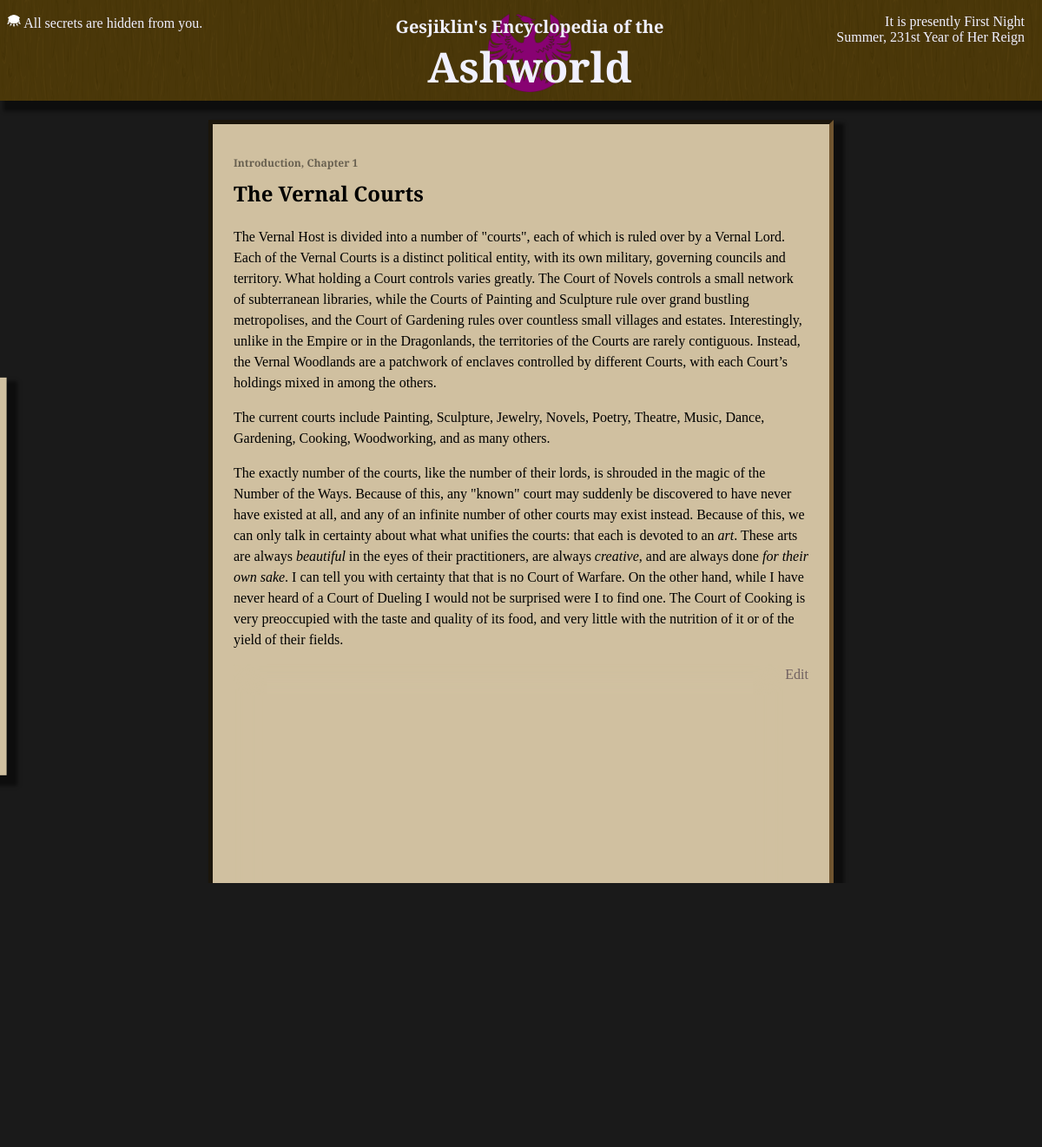
Screenshot of /The Vernal Courts-info with the database file from the repository.
### wiki/models.py (models this page shows, shortened)
class InfoPage(models.Model):
    short_title = models.CharField(max_length = 64, primary_key=True)
    def title(self):
        return self.short_title #self.full_title if self.full_title else self.short_title
    def prev_page(self):
        return InfoPage.objects.get(next_page = self)
    def _chapter(self):
        prev = self
        i = 0
        while True:
            try:
                prev = prev.prev_page()
            except InfoPage.DoesNotExist:
                break
            i += 1
        return (prev, i)
    def chapter(self):
        info, number = self._chapter()
        return "{}, Chapter {}".format(info.title(), number) if number > 0 else "Introduction"
    def is_secret(self):
        return len(self.text) == 0 and len(InfoSecret.objects.filter(page = self))
    def map_location(self):
        return MapLocation.objects.get(page = self)
    quote = models.TextField(blank = True)
    text = models.TextField(blank = True)
    next_page = models.ForeignKey(to='self', on_delete=models.SET_NULL, null=True, blank=True)

class MapLocation(models.Model):
    page = models.ForeignKey(to=InfoPage, on_delete=models.SET_DEFAULT, default=InfoPage.objects.get(pk = 'Introduction').pk)
    def title(self):
        return self.page.title()
    note = models.TextField(max_length = 64, blank=True)
    LOC_TYPES = [
        ('village', 'Small Village or Town'),
        ('city', 'Major City'),
        ('region', 'General Region')
    ]
    loc_type = models.TextField(max_length = max(len(i) for i,_ in LOC_TYPES), choices = LOC_TYPES, default = LOC_TYPES[0][0])
    x = models.IntegerField()
    y = models.IntegerField()

### wiki/views.py (the view)
# urls.py: path('', views.index, name='index'),
def index(request, **kwargs):
    template_name = "wiki/index.html"
    context = base_context(request)
    short_title = kwargs['pagetitle'] if ('pagetitle' in kwargs) else 'Introduction'
    info = get_object_or_404(InfoPage, short_title__iexact=short_title)
    context['info'] = info
    return render(request, template_name, context)

### wiki/templatetags/wiki_extras.py (called while the page is built, shortened)
@register.filter
def strongterms(value, terms, start_strong="<strong>", end_strong="</strong>"):
    if not terms:
        return mark_safe(value)

### wiki/views.py (called while the page is built)
def base_context(request):
    context = {}
    context['show_secrets'] = request.session.get('show_secrets', False)
    context['locations'] = MapLocation.objects.all()
    context['terms_str'] = request.GET.get('terms')
    context['terms'] = context['terms_str'].split(' ') if context['terms_str'] else []
    return context

### wiki/templates/wiki/index.html (shortened to what this page needs)
{% load static %}
{% load wiki_extras %}
<!DOCTYPE HTML>
<html>
<head>
    <link rel="stylesheet" type="text/css" href="{% static 'wiki/style.css' %}"/>
    {% block head %}
    <link rel="stylesheet" type="text/css" href="{% static 'wiki/info.css' %}"/>
    {% endblock %}
</head>
<body>
<div class="title">
    <image src="{% static 'wiki/Phoenix.png' %}" alt=""/>
    <span><h2>Gesjiklin's Encyclopedia of the</h2><h1>Ashworld</h1></span>
    <p id="secrets" class="left">
        <a href="{% url 'togglesecrets' %}?return={{request.path}}">
            <img id={% if show_secrets %}"alt"{% else %}"main"{% endif %} src="{% static 'wiki/closedEye.png' %}" alt="" height="16"/>
            {% if show_secrets %}
                You are viewing all secrets.
            {% else %}
                All secrets are hidden from you.
            {% endif %}
        </a>
    </p>
    <p id="datetime" class="right">
        It is presently HOUR SECTION <br/>
        Summer, 231st Year of Her Reign
    </p>
</div>
<div class="titlebuffer"></div>
<div class="sidebar">
</div>
<div class="content">
    {% block content %}
    <div class="textbox">
        <h3 class="chapter">{{ info.chapter }}</h3>
        <h2>
            {% if info.is_secret and not show_secrets %}
                <spawn class="secret">There are only secrets here.</span>
            {% else %}
                {{ info.title | safe }}
            {% endif %}
        </h2>
        <p>
            {{ info.text | strongterms:terms }}
        <a class="edit" href="{% url 'admin:wiki_infopage_change' info.pk %}">Edit</a>
        {% if info.map_location %}
            {% include 'wiki/map.html' %}
        {% endif %}
    </div>
    {% if info.prev_page %}
        <a id="prev" class="pageturn" href="{% url 'info' info.prev_page.pk %}">Previous Page</a>
    {% endif %}
    {% if info.next_page %}
        <a id="next" class="pageturn" href="{% url 'info' info.next_page.pk %}">Next Page</a>
    {% endif %}
    {% endblock %}
</div>
</body>
</html>

### wiki/templates/wiki/map.html (shortened to what this page needs)
{% load static %}
<link rel="stylesheet" href="{% static 'wiki/map.css' %}"/>
<div class="mapcontainer">
    <div id="worldmap" class="map pannable">
        {% for location in locations %}
            <a class="maplocation mapsticky map{{location.loc_type}} matchbackground" href="{% url 'info' location.page.pk %}"
                style="top: {{ location.y }}px; left: {{ location.x }}px ">
                {% if location.loc_type != 'region' %}
                    <image src="
                        {% if location.loc_type == 'city' %}
                            {% static 'wiki/city.png' %}
                        {% else %}
                            {% static 'wiki/village.png' %}
                        {% endif %}
                    "/>
                {% endif %}
                <br/>
            </a>
        {% endfor %}
    </div>
    <div class="blurededge matchcolortoback"></div>
</div>
<p class="note">The flag is at <span id="markerx">100</span> East, <span id="markery">100</span> South</p>

### wiki/static/wiki/style.css (style rules this page uses)
body { padding: 0%; margin: 0%; background-image: url("/static/wiki/stone.png"); background-repeat: repeat; background-attachment: fixed; }
body:before { position: fixed; content:""; top:0; left:0; width:100%; height:100%; opacity: 0.985; background-color: #171717; z-index: -10; }
.title { position: fixed; top: 0; left: 0; width: 100%; margin: 0%; padding: 10px; background-image: url("/static/wiki/wood.jpg"); background-repeat: repeat; text-align: center; background-size: 200px 200px; z-index: 10; }
.title:before { position: absolute; content:""; top:0; left:0; width:100%; height:100%; opacity: 0.85; background: #453605; z-index: -10; }
.title, .title a { color: #f0f0ff; }
.title, .titlebuffer { height: 6em; }
.title img { max-height: 100%; }
.title span { position: absolute; top: 0; left: 50%; transform: translate(-50%, 0%); }
.title h2 { margin-bottom: 0%; font-size: 1.25em; }
.title h1 { margin-top: 0%; margin-bottom: 8px; font-size: 3em; }
.title h1, h2, .sidebar a, .sidebar form { font-family: 'Cinzel Decorative', cursive; }
.title p { position: absolute; top: 0; padding: 0px 8px; }
.title p.right { text-align: right; right: 2em; }
.title p.left { text-align: left; left: 0; }
.title p img#main, .title p:hover img#alt { display: inline; }
.content { padding: 10px 20%; color: #fffff0; }
.content .textbox { color: #000000; padding: 24px; border-style: inset; border-color: #705530; border-width: 5px; line-height: 1.5; }
.content .textbox p { position: relative; }
.sidebar { position: absolute; left: 0; top: 50%; padding: 16px; padding-top: inherit; width: 10%; max-width: 10em; overflow: hidden; z-index: 20; transform: translate(-95%, -50%); transition: transform 1s; }
a { text-decoration: none; color: #000000; }
.title, .content .textbox, .sidebar { box-shadow: 8px 8px 4px 4px #00000080; }
.sidebar, .content .textbox { background-color: #d0c0a0; }
.content .textbox .matchbackground { background: -moz-radial-gradient(closest-side, #d0c0a0, #00000000); }
.content .textbox .matchcolortoback { color: #d0c0a0; }

### wiki/static/wiki/info.css (style rules this page uses)
.edit, .pageturn { font-family: 'Cinzel Decorative', cursive; text-decoration: none; }
#next.pageturn, .edit { float: right; }
.edit { color: #706060; }
.pageturn { color: inherit; padding: 32px 32px; font-size: 1.5em; }
#prev.pageturn { float: left; }
h3.chapter { font-size: 0.75em; color: #00000080; margin-bottom: -12px; font-family: 'Cinzel Decorative', cursive; }

### wiki/static/wiki/map.css (style rules this page uses)
.mapcontainer { position: relative; overflow: hidden; height: 50vh; }
.map { position: relative; margin: 0 0; width: 1500px; object-fit: cover; }
.map, .map img { user-select: none; -moz-user-select: none; -webkit-user-select: none; -ms-user-select: none; }
.mapsticky { position: absolute; top: 100px; left: 100px; }
.blurededge { position: absolute; width: 100%; height: 100%; top: 0; left: 0; box-shadow: 0 0 16px 16px inset; pointer-events: none; }
.note { color: #706060; text-align: right; font-weight: normal; font-size: 0.75em; }

### rows the page displays
InfoPage: chapter "Introduction, Chapter 1", title "The Vernal Courts", text|strongterms "The Vernal Host is divided into a number of \"courts\", each of which is ruled over by a Vernal Lord. Each of the Vernal Courts is a distinct political entity, with its own military, governing councils and territory. What holding a Court controls varies greatly. The Court of Novels controls a small network of subterranean libraries, while the Courts of Painting and Sculpture rule over grand bustling metropolises, and the Court of Gardening rules over countless small villages and estates. Interestingly, unlike in the Empire or in the Dragonlands, the territories of the Courts are rarely contiguous. Instead, the Vernal Woodlands are a patchwork of enclaves controlled by different Courts, with…"
